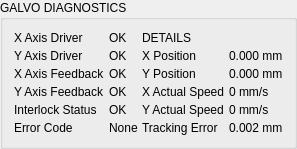
             <widget class="QGroupBox" name="gb_galvo_diag">
              <property name="sizePolicy">
               <sizepolicy hsizetype="Expanding" vsizetype="Expanding">
                <horstretch>0</horstretch>
                <verstretch>0</verstretch>
               </sizepolicy>
              </property>
              <property name="title">
               <string>GALVO DIAGNOSTICS</string>
              </property>
              <layout class="QHBoxLayout">
               <property name="spacing">
                <number>4</number>
               </property>
               <item>
                <layout class="QFormLayout">
                 <property name="horizontalSpacing">
                  <number>4</number>
                 </property>
                 <property name="verticalSpacing">
                  <number>4</number>
                 </property>
                 <item row="0" column="0">
                  <widget class="QLabel" name="label">
                   <property name="text">
                    <string>X Axis Driver</string>
                   </property>
                  </widget>
                 </item>
                 <item row="0" column="1">
                  <widget class="QLabel" name="label">
                   <property name="text">
                    <string>OK</string>
                   </property>
                  </widget>
                 </item>
                 <item row="1" column="0">
                  <widget class="QLabel" name="label">
                   <property name="text">
                    <string>Y Axis Driver</string>
                   </property>
                  </widget>
                 </item>
                 <item row="1" column="1">
                  <widget class="QLabel" name="label">
                   <property name="text">
                    <string>OK</string>
                   </property>
                  </widget>
                 </item>
                 <item row="2" column="0">
                  <widget class="QLabel" name="label">
                   <property name="text">
                    <string>X Axis Feedback</string>
                   </property>
                  </widget>
                 </item>
                 <item row="2" column="1">
                  <widget class="QLabel" name="label">
                   <property name="text">
                    <string>OK</string>
                   </property>
                  </widget>
                 </item>
                 <item row="3" column="0">
                  <widget class="QLabel" name="label">
                   <property name="text">
                    <string>Y Axis Feedback</string>
                   </property>
                  </widget>
                 </item>
                 <item row="3" column="1">
                  <widget class="QLabel" name="label">
                   <property name="text">
                    <string>OK</string>
                   </property>
                  </widget>
                 </item>
                 <item row="4" column="0">
                  <widget class="QLabel" name="label">
                   <property name="text">
                    <string>Interlock Status</string>
                   </property>
                  </widget>
                 </item>
                 <item row="4" column="1">
                  <widget class="QLabel" name="label">
                   <property name="text">
                    <string>OK</string>
                   </property>
                  </widget>
                 </item>
                 <item row="5" column="0">
                  <widget class="QLabel" name="label">
                   <property name="text">
                    <string>Error Code</string>
                   </property>
                  </widget>
                 </item>
                 <item row="5" column="1">
                  <widget class="QLabel" name="label">
                   <property name="text">
                    <string>None</string>
                   </property>
                  </widget>
                 </item>
                </layout>
               </item>
               <item>
                <layout class="QFormLayout">
                 <property name="horizontalSpacing">
                  <number>4</number>
                 </property>
                 <property name="verticalSpacing">
                  <number>4</number>
                 </property>
                 <item row="0" column="0">
                  <widget class="QLabel" name="label">
                   <property name="text">
                    <string>DETAILS</string>
                   </property>
                  </widget>
                 </item>
                 <item row="1" column="0">
                  <widget class="QLabel" name="label">
                   <property name="text">
                    <string>X Position</string>
                   </property>
                  </widget>
                 </item>
                 <item row="1" column="1">
                  <widget class="QLabel" name="label">
                   <property name="text">
                    <string>0.000 mm</string>
                   </property>
                  </widget>
                 </item>
                 <item row="2" column="0">
                  <widget class="QLabel" name="label">
                   <property name="text">
                    <string>Y Position</string>
                   </property>
                  </widget>
                 </item>
                 <item row="2" column="1">
                  <widget class="QLabel" name="label">
                   <property name="text">
                    <string>0.000 mm</string>
                   </property>
                  </widget>
                 </item>
                 <item row="3" column="0">
                  <widget class="QLabel" name="label">
                   <property name="text">
                    <string>X Actual Speed</string>
                   </property>
                  </widget>
                 </item>
                 <item row="3" column="1">
                  <widget class="QLabel" name="label">
                   <property name="text">
                    <string>0 mm/s</string>
                   </property>
                  </widget>
                 </item>
                 <item row="4" column="0">
                  <widget class="QLabel" name="label">
                   <property name="text">
                    <string>Y Actual Speed</string>
                   </property>
                  </widget>
                 </item>
                 <item row="4" column="1">
                  <widget class="QLabel" name="label">
                   <property name="text">
                    <string>0 mm/s</string>
                   </property>
                  </widget>
                 </item>
                 <item row="5" column="0">
                  <widget class="QLabel" name="label">
                   <property name="text">
                    <string>Tracking Error</string>
                   </property>
                  </widget>
                 </item>
                 <item row="5" column="1">
                  <widget class="QLabel" name="label">
                   <property name="text">
                    <string>0.002 mm</string>
                   </property>
                  </widget>
                 </item>
                </layout>
               </item>
              </layout>
             </widget>
